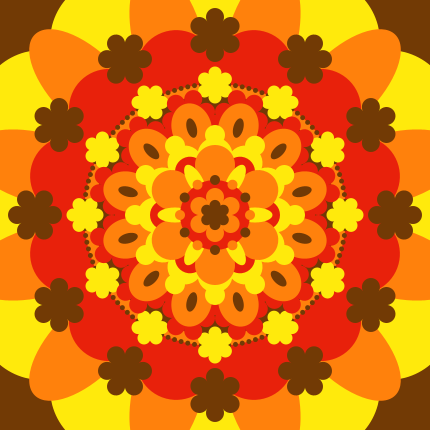
Frame 1 (no input)
Frame 2 (the mouse pressed at the canvas centre, redrawn once): identical to frame 1, image omitted

The Processing sketch that drew this single still picture (run headless with seeded random() and noise(); the mouse was pressed at the canvas centre and the sketch redrawn once):

// Processing sketch: processing_112393
// ── processing_112393.pde

int num = 6;

color red;
color yellow;
color brown;
color orange;

void setup() {
  size(430, 430);
  colorMode(HSB, 360, 100, 100);
  background(360);
  smooth();
  noLoop();

  red = color(6, 95, 91);
  yellow = color(55, 95, 100);
  brown = color(29, 95, 45); //(29, 95, 50);
  orange = color(29, 95, 100);

  noStroke();
}

void draw() {
  background(brown);

  pushMatrix();
  translate(width/2, height/2);

  for (int i = 0; i < num*2;i++) {
    pushMatrix();
    translate(200*cos(radians(360*i/(num*2))), 200*sin(radians(360*i/(num*2))));
    rotate(radians(360*i/(num*2)+45));
    noStroke();
    fill(yellow);
    ellipse(0, 0, 130, 130);
    popMatrix();
  }

  for (int i = 0; i < num*2;i++) {
    pushMatrix();
    translate(180*cos(radians(360*i/(num*2)+45)), 180*sin(radians(360*i/(num*2)+45)));
    rotate(radians(360*i/(num*2)+45));
    noStroke();
    fill(orange);
    ellipse(0, 0, 150, 70);
    popMatrix();
  }

  for (int i = 0; i < num*2;i++) {
    pushMatrix();
    translate(150*cos(radians(360*i/(num*2)+45)), 150*sin(radians(360*i/(num*2)+45)));
    rotate(radians(360*i/(num*2)+45));
    noStroke();
    fill(red);
    ellipse(0, 0, 80, 80);
    popMatrix();
  }

  for (int i = 0; i < num*2;i++) {
    pushMatrix();
    translate(180*cos(radians(360*i/(num*2))), 180*sin(radians(360*i/(num*2))));
    rotate(radians(360*i/(num*2)+90));
    noStroke();
    fill(brown);
    flower(0, 0, 1.5);
    popMatrix();
  }

  fill(orange);
  ellipse(0, 0, 262, 262);

  fill(brown);
  ellipse(0, 0, 240, 240);

  for (int i = 0; i < num*20;i++) {
    pushMatrix();
    translate(131*cos(radians(360*i/(num*20))), 131*sin(radians(360*i/(num*20))));
    rotate(radians(360*i/(num*20)));
    noStroke();
    fill(brown);
    ellipse(0, 0, 5, 5);
    popMatrix();
  }

  for (int i = 0; i < num*2;i++) {
    pushMatrix();
    translate(130*cos(radians(360*i/(num*2))), 130*sin(radians(360*i/(num*2))));
    rotate(radians(360*i/(num*2)+90));
    noStroke();
    fill(yellow);
    flower(0, 0, 1);
    popMatrix();
  }

  fill(red);
  ellipse(0, 0, 200, 200);

  for (int i = 0; i < num*2;i++) {
    pushMatrix();
    translate(102*cos(radians(360*i/(num*2)+45)), 102*sin(radians(360*i/(num*2)+45)));
    rotate(radians(360*i/(num*2)+45));
    noStroke();
    fill(red);
    flower(0, 0, 1.5);
    popMatrix();
  }

  for (int i = 0; i < num*2;i++) {
    pushMatrix();
    translate(90*cos(radians(360*i/(num*2)+45)), 90*sin(radians(360*i/(num*2)+45)));
    rotate(radians(360*i/(num*2)+45));
    noStroke();
    fill(orange);
    ellipse(0, 0, 50, 40);
    popMatrix();
  }

  for (int i = 0; i < num*2;i++) {
    pushMatrix();
    translate(90*cos(radians(360*i/(num*2)+45)), 90*sin(radians(360*i/(num*2)+45)));
    rotate(radians(360*i/(num*2)+45));
    noStroke();
    fill(brown);
    ellipse(0, 0, 20, 10);
    popMatrix();
  }

  for (int i = 0; i < num*2;i++) {
    pushMatrix();
    translate(80*cos(radians(360*i/(num*2))), 80*sin(radians(360*i/(num*2))));
    rotate(radians(360*i/(num*2)));
    noStroke();
    fill(yellow);
    ellipse(0, 0, 20, 20);
    popMatrix();
  }

  for (int i = 0; i < num*2;i++) {
    pushMatrix();
    translate(60*cos(radians(360*i/(num*2))), 60*sin(radians(360*i/(num*2))));
    rotate(radians(360*i/(num*2)));
    noStroke();
    fill(yellow);
    ellipse(0, 0, 35, 35);
    popMatrix();
  }

  for (int i = 0; i < num;i++) {
    pushMatrix();
    translate(50*cos(radians(360*i/num)), 50*sin(radians(360*i/num)));
    rotate(radians(360*i/num));
    noStroke();
    fill(red);
    ellipse(0, 0, 30, 30);
    popMatrix();
  }

  for (int i = 0; i < num;i++) {
    pushMatrix();
    translate(50*cos(radians(360*i/num + 90)), 50*sin(radians(360*i/num + 90)));
    rotate(radians(360*i/num));
    noStroke();
    fill(orange);
    ellipse(0, 0, 40, 40);
    popMatrix();
  }

  for (int i = 0; i < num;i++) {
    pushMatrix();
    translate(40*cos(radians(360*i/num)), 40*sin(radians(360*i/num)));
    rotate(radians(360*i/num));
    noStroke();
    fill(yellow);
    ellipse(0, 0, 35, 15);
    popMatrix();
  }

  noStroke();
  fill(red);
  ellipse(0, 0, 70, 70);

  for (int i = 0; i < num*2;i++) {
    pushMatrix();
    translate(35*cos(radians(360*i/(num*2))), 35*sin(radians(360*i/(num*2))));
    rotate(radians(360*i/(num*2)));
    noStroke();
    if (i % 2 == 0) {
      fill(orange);
    } else {
      fill(brown);
    }
    ellipse(0, 0, 10, 10);
    popMatrix();
  }


  noStroke();
  fill(orange);
  flower(0, 0, 1.5);
  fill(brown);
  flower(0, 0, 0.8);



  popMatrix();
}

void flower(float x, float y, float s) {
  for (int j = 0 ; j < num; j++) {
    pushMatrix();
    translate(x, y);
    rotate(radians((360/ num) * j));

    for (int i = 10; i > 0;i--) {
      ellipse(0, i*1.2*s, s*i+3, s*i+3);
    }
    popMatrix();
  }
}
